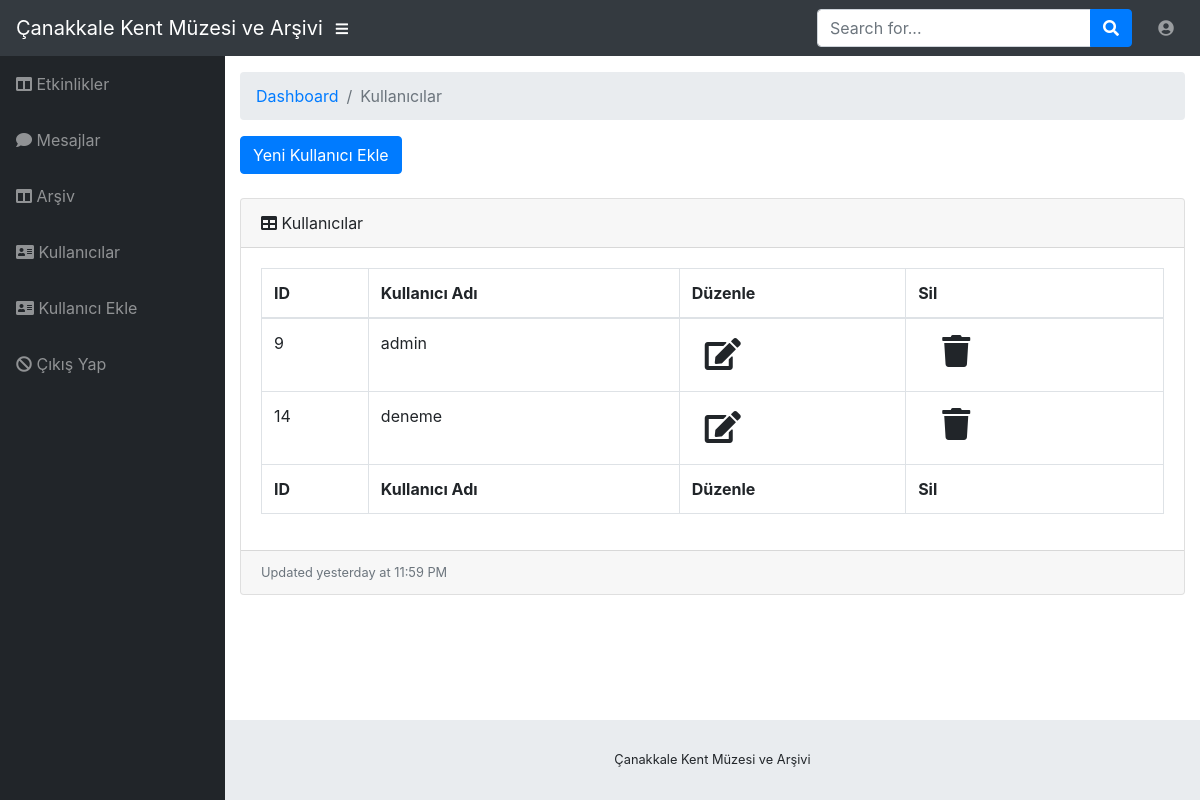
The page /admin/admin/kullanicilar.php (signed in) on the database its author committed.
### tables this page shows
CREATE TABLE `kullanicilar` (
  `id` int(11) NOT NULL,
  `kadi` char(50) NOT NULL,
  `parola` char(50) NOT NULL,
  `kul_yetki` varchar(15) NOT NULL
);

### admin/admin/kullanicilar.php (the view, shortened to what this page needs)
<?php
include('inc/head.php');
include('inc/nav.php');
include('inc/sidebar.php');
$sorgu = $baglanti->prepare("SELECT * FROM kullanicilar");
$sorgu->execute();
?>
<div id="content-wrapper">
    <div class="container-fluid">
        <ol class="breadcrumb">
            <li class="breadcrumb-item">
                <a href="#">Dashboard</a>
            </li>
            <li class="breadcrumb-item active">Kullanıcılar</li>
        </ol>
          <a class="btn btn-primary" href="kullaniciEkle.php">Yeni Kullanıcı Ekle</a> <br><br>
        <div class="card mb-3">
            <div class="card-header">
                <i class="fas fa-table"></i>
                Kullanıcılar
            </div>
            <div class="card-body">
                <div class="table-responsive">
                    <table class="table table-bordered" id="dataTable" width="100%" cellspacing="0">
                        <thead>
                        <tr>
                            <th>ID</th>
                            <th>Kullanıcı Adı</th>
                            <th>Düzenle</th>
                            <th>Sil</th>
                        </tr>
                        </thead>
                        <tfoot>
                        <tr>
                            <th>ID</th>
                            <th>Kullanıcı Adı</th>
                            <th>Düzenle</th>
                            <th>Sil</th>
                        </tr>
                        </tfoot>
                        <tbody>
                        <?php while ($sonuc = $sorgu->fetch()) { ?>
                            <tr>
                                <td><?= $sonuc["id"] ?></td>
                                <td><?= $sonuc["kadi"] ?></td>
                              <td><a class="btn btn" href="kullanicilarGuncelle.php?id=<?= $sonuc["id"] ?>"><span
                                                class="fa fa-edit fa-2x"></span></a></td>
                                                   <td>
                                    <a class="dropdown-item" href="#" data-toggle="modal"
                                       data-target="#sil<?= $sonuc["id"] ?>"><span class="fa fa-trash fa-2x"></span></a>
                                </td>
                            </tr>
                            <?php
                        }
                        ?>
                        </tbody>
                    </table>
                </div>
            </div>
            <div class="card-footer small text-muted">Updated yesterday at 11:59 PM</div>
        </div>
    </div>
    <?php
    include('inc/footer.php');
    ?>
    <link rel="stylesheet" type="text/css" href="css/switch.css">

### rows shown on the page
kullanicilar: id "9", kadi "admin"
kullanicilar: id "14", kadi "deneme"
